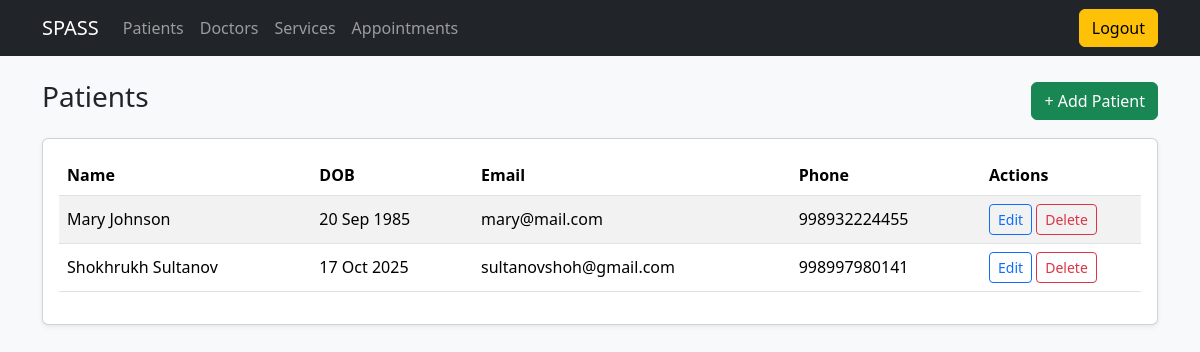
Page /patients/ (signed in) on the earlier database version.
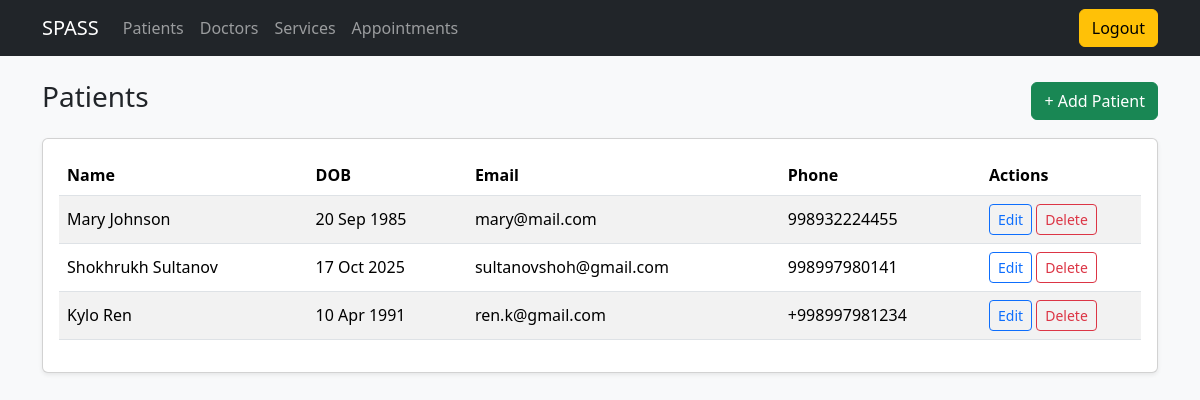
Same page on the later database version.
### scheduling/models.py (models this page shows, shortened)
class Patient(Model):
    name = CharField(max_length=100)
    email = EmailField(unique=True)
    dob = DateField()
    phone_number = CharField(max_length=15)

### scheduling/views.py (the view)
# urls.py: path('patients/', views.patients_list, name='patients'),
@permission_required("scheduling.view_patient", raise_exception=True)
def patients_list(request):
    patients = Patient.objects.all()
    context = {
        "patients": patients
    }
    return render(request, 'patients/patients.html', context)

### scheduling/templates/patients/patients.html (shortened to what this page needs)
{% extends "base.html" %}
{% block content %}
  <div class="d-flex justify-content-between align-items-center mb-3">
    <h1 class="h3">Patients</h1>
    <a href="{% url 'create_patient' %}" class="btn btn-success">+ Add Patient</a>
  </div>
  <div class="card shadow-sm">
    <div class="card-body">
      <div class="table-responsive">
        <table class="table table-striped align-middle">
          <thead>
            <tr>
              <th>Name</th>
              <th>DOB</th>
              <th>Email</th>
              <th>Phone</th>
              <th style="width:160px;">Actions</th>
            </tr>
          </thead>
          <tbody>
            {% for patient in patients %}
              <tr>
                <td>{{ patient.name }}</td>
                <td>{{ patient.dob|date:"d M Y" }}</td>
                <td>{{ patient.email }}</td>
                <td>{{ patient.phone_number }}</td>
                <td>
                  <a href="{% url 'update_patient' patient.id %}" class="btn btn-sm btn-outline-primary">Edit</a>
                  <a href="{% url 'delete_patient' patient.id %}" class="btn btn-sm btn-outline-danger">Delete</a>
                </td>
              </tr>
            {% empty %}
              <tr><td colspan="5" class="text-center text-muted">No patients found.</td></tr>
            {% endfor %}
          </tbody>
        </table>
      </div>
    </div>
  </div>
{% endblock %}

Differences in the rows shown:
added Patient: name "Kylo Ren", dob "10 Apr 1991", email "ren.k@gmail.com", phone_number "+998997981234"
